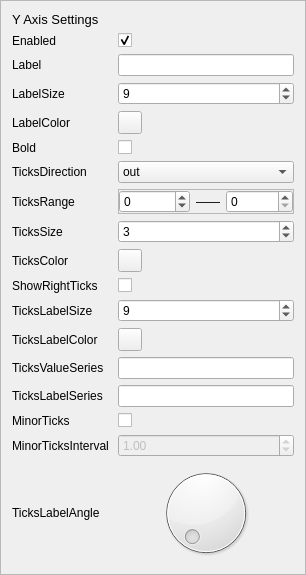
             <widget class="QFrame" name="base_setting_y">
              <property name="frameShape">
               <enum>QFrame::Shape::StyledPanel</enum>
              </property>
              <property name="frameShadow">
               <enum>QFrame::Shadow::Raised</enum>
              </property>
              <layout class="QGridLayout" name="gridLayout_6">
               <item row="7" column="0">
                <widget class="QLabel" name="label_16">
                 <property name="maximumSize">
                  <size>
                   <width>100</width>
                   <height>16777215</height>
                  </size>
                 </property>
                 <property name="text">
                  <string>TicksRange</string>
                 </property>
                </widget>
               </item>
               <item row="9" column="0">
                <widget class="QLabel" name="bs_y_tick_color_label">
                 <property name="text">
                  <string>TicksColor</string>
                 </property>
                </widget>
               </item>
               <item row="13" column="2">
                <widget class="QLineEdit" name="bs_y_tick_value_series_line"/>
               </item>
               <item row="6" column="2">
                <widget class="QComboBox" name="bs_y_tick_combo">
                 <item>
                  <property name="text">
                   <string>out</string>
                  </property>
                 </item>
                 <item>
                  <property name="text">
                   <string>in</string>
                  </property>
                 </item>
                 <item>
                  <property name="text">
                   <string>inout</string>
                  </property>
                 </item>
                </widget>
               </item>
               <item row="4" column="0">
                <widget class="QLabel" name="bs_y_label_color">
                 <property name="text">
                  <string>LabelColor</string>
                 </property>
                </widget>
               </item>
               <item row="17" column="0">
                <widget class="QLabel" name="bs_y_slope">
                 <property name="text">
                  <string>TicksLabelAngle</string>
                 </property>
                </widget>
               </item>
               <item row="9" column="2">
                <widget class="QToolButton" name="bs_y_tick_color_btn">
                 <property name="text">
                  <string/>
                 </property>
                </widget>
               </item>
               <item row="1" column="0">
                <widget class="QLabel" name="bs_y_enable">
                 <property name="maximumSize">
                  <size>
                   <width>100</width>
                   <height>16777215</height>
                  </size>
                 </property>
                 <property name="text">
                  <string>Enabled</string>
                 </property>
                </widget>
               </item>
               <item row="6" column="0">
                <widget class="QLabel" name="bs_y_tick">
                 <property name="text">
                  <string>TicksDirection</string>
                 </property>
                </widget>
               </item>
               <item row="1" column="2">
                <widget class="QCheckBox" name="bs_y_enable_check">
                 <property name="text">
                  <string/>
                 </property>
                 <property name="checked">
                  <bool>true</bool>
                 </property>
                </widget>
               </item>
               <item row="7" column="2">
                <widget class="QFrame" name="frame_6">
                 <property name="frameShape">
                  <enum>QFrame::Shape::StyledPanel</enum>
                 </property>
                 <property name="frameShadow">
                  <enum>QFrame::Shadow::Raised</enum>
                 </property>
                 <layout class="QGridLayout" name="gridLayout_13">
                  <property name="leftMargin">
                   <number>0</number>
                  </property>
                  <property name="topMargin">
                   <number>0</number>
                  </property>
                  <property name="rightMargin">
                   <number>0</number>
                  </property>
                  <property name="bottomMargin">
                   <number>0</number>
                  </property>
                  <item row="0" column="0">
                   <widget class="QSpinBox" name="bs_y_tick_range_min_spin">
                    <property name="minimum">
                     <number>-1000000</number>
                    </property>
                    <property name="maximum">
                     <number>1000000</number>
                    </property>
                   </widget>
                  </item>
                  <item row="0" column="1">
                   <widget class="QLabel" name="label_17">
                    <property name="text">
                     <string>——</string>
                    </property>
                    <property name="alignment">
                     <set>Qt::AlignmentFlag::AlignCenter</set>
                    </property>
                   </widget>
                  </item>
                  <item row="0" column="2">
                   <widget class="QSpinBox" name="bs_y_tick_range_max_spin">
                    <property name="maximum">
                     <number>1000000</number>
                    </property>
                    <property name="value">
                     <number>0</number>
                    </property>
                   </widget>
                  </item>
                 </layout>
                </widget>
               </item>
               <item row="2" column="2">
                <widget class="QLineEdit" name="bs_y_title_edit_line"/>
               </item>
               <item row="11" column="2">
                <widget class="QSpinBox" name="bs_y_tick_label_size_spin">
                 <property name="value">
                  <number>9</number>
                 </property>
                </widget>
               </item>
               <item row="14" column="2">
                <widget class="QLineEdit" name="bs_y_tick_label_series_line"/>
               </item>
               <item row="12" column="2">
                <widget class="QToolButton" name="bs_y_tick_label_color_btn">
                 <property name="text">
                  <string/>
                 </property>
                </widget>
               </item>
               <item row="8" column="0">
                <widget class="QLabel" name="label_19">
                 <property name="text">
                  <string>TicksSize</string>
                 </property>
                </widget>
               </item>
               <item row="5" column="2">
                <widget class="QCheckBox" name="bs_y_bold_check">
                 <property name="text">
                  <string/>
                 </property>
                </widget>
               </item>
               <item row="13" column="0">
                <widget class="QLabel" name="bs_y_tick_value_series_label">
                 <property name="text">
                  <string>TicksValueSeries</string>
                 </property>
                </widget>
               </item>
               <item row="15" column="0">
                <widget class="QLabel" name="bs_y_minor_tick_label">
                 <property name="text">
                  <string>MinorTicks</string>
                 </property>
                </widget>
               </item>
               <item row="11" column="0">
                <widget class="QLabel" name="label_12">
                 <property name="text">
                  <string>TicksLabelSize</string>
                 </property>
                </widget>
               </item>
               <item row="17" column="2">
                <widget class="QDial" name="bs_y_slope_dial">
                 <property name="maximumSize">
                  <size>
                   <width>16777215</width>
                   <height>16777215</height>
                  </size>
                 </property>
                 <property name="maximum">
                  <number>360</number>
                 </property>
                </widget>
               </item>
               <item row="16" column="0">
                <widget class="QLabel" name="bs_y_minor_tick_interval_label">
                 <property name="text">
                  <string>MinorTicksInterval</string>
                 </property>
                </widget>
               </item>
               <item row="3" column="2">
                <widget class="QSpinBox" name="bs_y_label_size_spin">
                 <property name="minimum">
                  <number>1</number>
                 </property>
                 <property name="value">
                  <number>9</number>
                 </property>
                </widget>
               </item>
               <item row="0" column="0">
                <widget class="QLabel" name="bs_y_label">
                 <property name="font">
                  <font>
                   <pointsize>10</pointsize>
                  </font>
                 </property>
                 <property name="text">
                  <string>Y Axis Settings</string>
                 </property>
                </widget>
               </item>
               <item row="5" column="0">
                <widget class="QLabel" name="bs_y_bold">
                 <property name="minimumSize">
                  <size>
                   <width>76</width>
                   <height>0</height>
                  </size>
                 </property>
                 <property name="text">
                  <string>Bold</string>
                 </property>
                </widget>
               </item>
               <item row="3" column="0">
                <widget class="QLabel" name="bs_y_label_size">
                 <property name="minimumSize">
                  <size>
                   <width>100</width>
                   <height>0</height>
                  </size>
                 </property>
                 <property name="text">
                  <string>LabelSize</string>
                 </property>
                </widget>
               </item>
               <item row="2" column="0">
                <widget class="QLabel" name="bs_y_title">
                 <property name="minimumSize">
                  <size>
                   <width>100</width>
                   <height>0</height>
                  </size>
                 </property>
                 <property name="maximumSize">
                  <size>
                   <width>100</width>
                   <height>16777215</height>
                  </size>
                 </property>
                 <property name="text">
                  <string>Label</string>
                 </property>
                </widget>
               </item>
               <item row="4" column="2">
                <widget class="QToolButton" name="bs_y_label_color_btn">
                 <property name="text">
                  <string/>
                 </property>
                </widget>
               </item>
               <item row="8" column="2">
                <widget class="QSpinBox" name="bs_y_tick_size_spin">
                 <property name="value">
                  <number>3</number>
                 </property>
                </widget>
               </item>
               <item row="12" column="0">
                <widget class="QLabel" name="bs_y_tick_label_color_label">
                 <property name="text">
                  <string>TicksLabelColor</string>
                 </property>
                </widget>
               </item>
               <item row="15" column="2">
                <widget class="QCheckBox" name="bs_y_minor_tick_check">
                 <property name="text">
                  <string/>
                 </property>
                </widget>
               </item>
               <item row="14" column="0">
                <widget class="QLabel" name="bs_y_tick_label_series_label">
                 <property name="text">
                  <string>TicksLabelSeries</string>
                 </property>
                </widget>
               </item>
               <item row="16" column="2">
                <widget class="QDoubleSpinBox" name="bs_y_minor_tick_interval_spin">
                 <property name="enabled">
                  <bool>false</bool>
                 </property>
                 <property name="maximum">
                  <double>1000000.000000000000000</double>
                 </property>
                 <property name="singleStep">
                  <double>0.010000000000000</double>
                 </property>
                 <property name="value">
                  <double>1.000000000000000</double>
                 </property>
                </widget>
               </item>
               <item row="10" column="0">
                <widget class="QLabel" name="label_28">
                 <property name="text">
                  <string>ShowRightTicks</string>
                 </property>
                </widget>
               </item>
               <item row="10" column="2">
                <widget class="QCheckBox" name="bs_y_show_right_ticks_check">
                 <property name="text">
                  <string/>
                 </property>
                </widget>
               </item>
              </layout>
             </widget>
